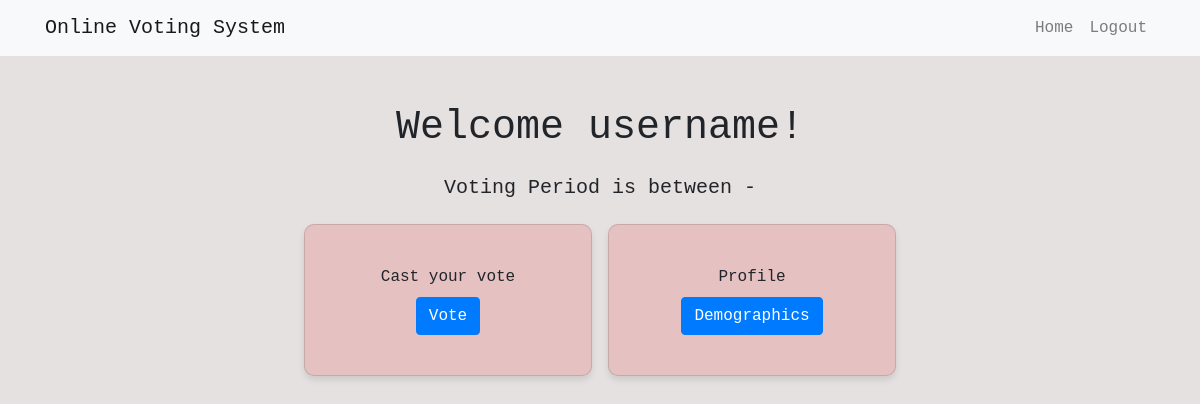
Page /accounts/profile/ (signed in) on the earlier database version.
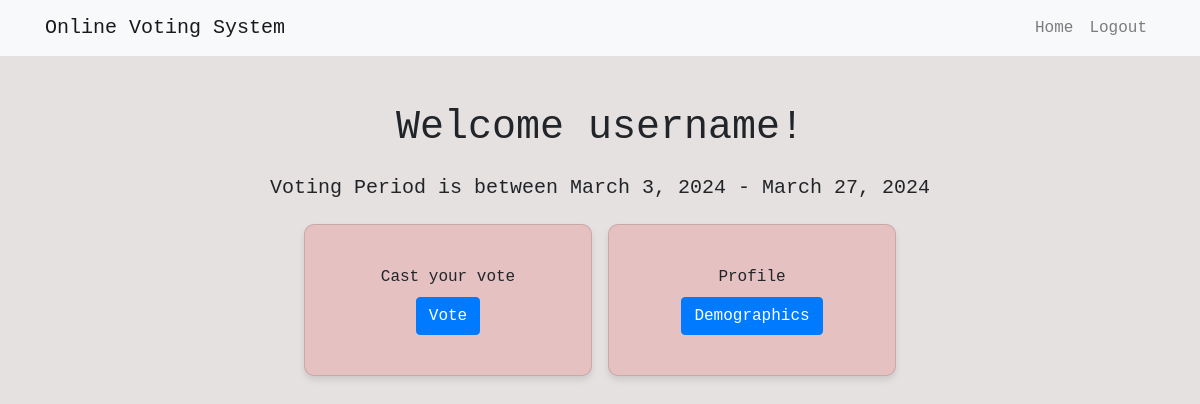
Same page on the later database version.
### accounts/models.py (models this page shows)
class VotingSettings(models.Model):
    start_date = models.DateField()
    end_date = models.DateField()

### accounts/views.py (the view)
# urls.py: path('profile/', views.profile_view, name='profile'),
@login_required
def profile_view(request):
    user = request.user
    has_voted = Vote.objects.filter(user=user).exists()
    voting_settings = VotingSettings.objects.first()
    context = {'has_voted': has_voted, 'vote_set':voting_settings}
    return render(request, 'accounts/profile.html', context)

### accounts/templates/accounts/profile.html (shortened to what this page needs)
{% load static %}
<!DOCTYPE html>
<html>
<head>
	<link rel="stylesheet" type="text/css" href="{% static 'evoting/css/opensans-font.css' %}">
	<link rel="stylesheet" type="text/css" href="{% static 'evoting/css/bootstrap.css' %}">
	<link rel="stylesheet" type="text/css" href="{% static 'evoting/css/jquery-ui.min.css' %}">
    <link rel="stylesheet" href="{% static 'evoting/css/style.css'%}"/>
</head>
<body>
    <nav class="navbar navbar-expand-lg navbar-light bg-light">
        <div class="container">
            <a class="navbar-brand" href="{% url 'profile' %}">Online Voting System</a>
            <div class="collapse navbar-collapse" id="navbarNav">
                <ul class="navbar-nav ml-auto">
                    <li class="nav-item">
                        <a class="nav-link" href="{% url 'profile' %}">Home</a>
                    </li>
                    <li class="nav-item">
                        <a class="nav-link" href="{% url 'logout' %}">Logout</a>
                    </li>
                </ul>
            </div>
        </div>
    </nav>
    <div class="container mt-5">
		<div class="row">
			<div class="col-md-12">
			<h1 class="card-title text-center mb-4">Welcome {{ user.username }}!</h1>
			</div>
        </div>
        <div class="row">
			<div class="col-md-12">
                <h5 class="card-title text-center mb-4">
                    Voting Period is between {{vote_set.start_date}} - {{vote_set.end_date}}
                </h5>
			</div>
        </div>
		{% if user.role == 'voter' %}
        <div class="row justify-content-center">
            <di v class="col-md-12 d-flex justify-content-center  ">
                <div class="card custom-card" style="width: 18rem;" >
                    <div class="card-body">
                        <div class="row">
                            <div class="col-md-12 text-center">
                                {% if not has_voted %}
                                    Cast your vote
                                    <br/>
                                    <a href="{% url 'vote' %}" style="text-decoration: none;">
                                        <button class="btn btn-primary mt-2">Vote</button>
                                    </a>
                                {% else %}
                                    <p>You have already voted.</p>
                                {% endif %}
                            </div>
                        </div>
                    </div>
                </div>
                <div class="card custom-card ml-3" style="width: 18rem;">
                    <div class="card-body">
                        <div class="row">
                            <div class="col-md-12 text-center">
                                Profile
                                <br/>
                                <a href="{% url 'user_details' %}" style="text-decoration: none;">
                                    <button class="btn btn-primary mt-2">Demographics</button>
                                </a>
                            </div>
                        </div>
                    </div>
                </div>
            </div>
        </div>
        {% endif %}
</body>
</html>

Differences in the rows shown:
added VotingSettings: start_date "March 3, 2024", end_date "March 27, 2024"
